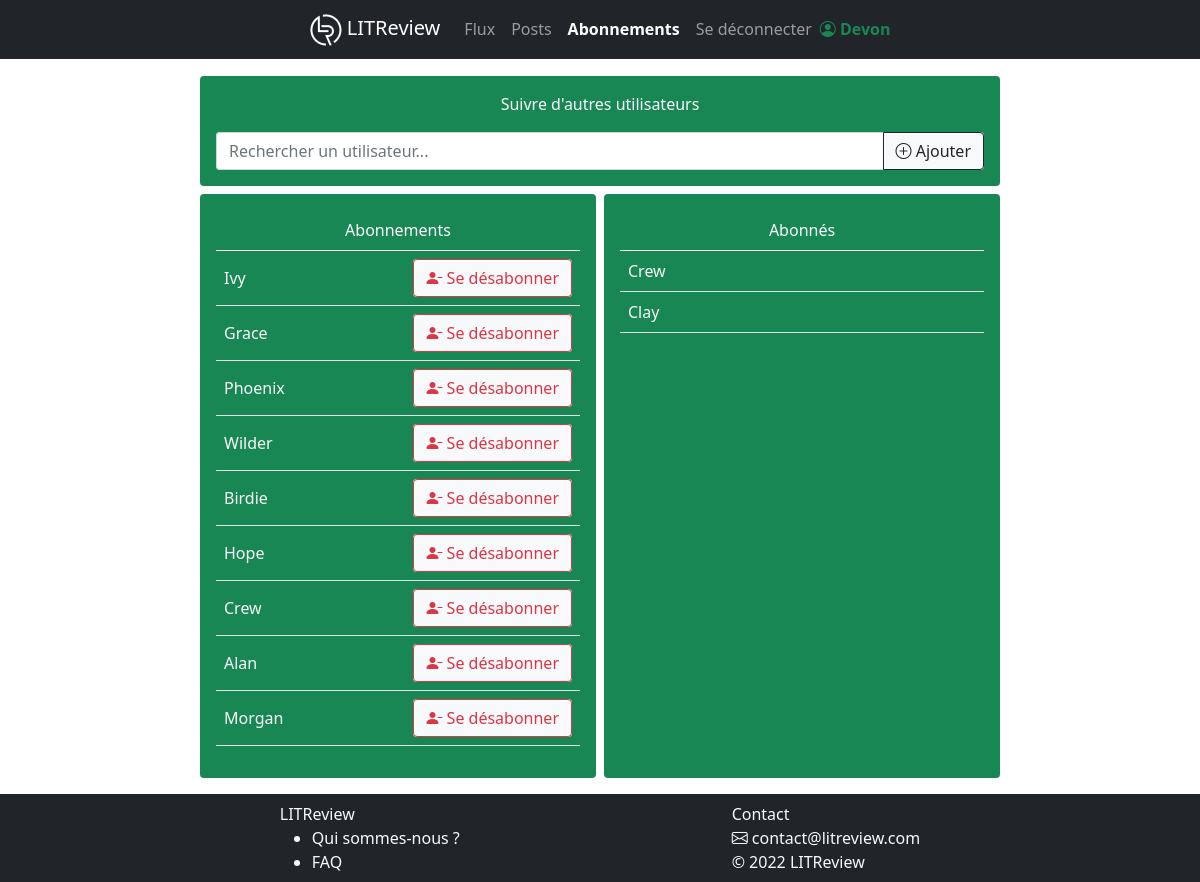
Screenshot of /follow/ (signed in) with the database file from the repository.
### authentication/models.py (models this page shows)
class User(AbstractUser):
    pass

### reviewsapp/views.py (the view, shortened to what this page needs)
# urls.py: path("follow/", reviewsapp.views.follow, name="follow"),
@login_required
def follow(request):
    all_users = get_user_model().objects.all()
    followed_users = [
        obj.followed_user
        for obj in models.UserFollows.objects.filter(user__exact=request.user)
    ]
    not_followed_users = [
        user
        for user in all_users
        if user.username != request.user.username and user not in followed_users
    ]
    followed_by = [
        obj.user
        for obj in models.UserFollows.objects.filter(followed_user__exact=request.user)
    ]
    context = {
        "followed_users": followed_users,
        "not_followed_users": not_followed_users,
        "followed_by": followed_by,
    }
    return render(request, "reviewsapp/follow.html", context=context)

### reviewsapp/templates/reviewsapp/follow.html (shortened to what this page needs)
{% extends 'base.html' %}
{% load utils %}
{% block content %}
<div class="d-flex flex-column flex-grow-1 justify-content-evenly align-items-center m-3">
  <div class="w-100 maxw-px-800 text-light p-3 bg-success rounded">
    <form method="post">
      <div class="d-flex flex-column bg-success">
        <div class="text-center">
          <p>Suivre d'autres utilisateurs</p>
        </div>
        <div class="d-flex">
          <div class="input-group bg-light rounded">
            <input type="text" class="form-control" name="followed_user" id="followed_user" placeholder="Rechercher un utilisateur..." list="searchresults" autocomplete="off" />
            <button class="btn btn-outline-dark" type="submit"><i class="bi bi-plus-circle"></i> Ajouter</button>
          </div>
        </div>
      </div>
    </form>
  </div>
  <div class="d-flex mt-2 w-100 maxw-px-800 justify-content-evenly text-light">
    <div class="w-100 bg-success rounded p-3 me-2">
      <table class="table text-light">
        <thead>
          <tr>
            <td class="text-center">Abonnements</td>
          </tr>
        </thead>
        <tbody>
          {% for instance in followed_users %}
            <tr>
              <td>
                <div class="d-flex justify-content-between align-items-center">
                  <p class="m-0">{{ instance.username }}</p>
                  {% include "reviewsapp/buttons/a_delete.html" with url_name='follow-delete' object_id=instance.id button_icon='bi bi-person-dash-fill' button_name='Se désabonner' %}
                </div>
              </td>
            </tr>
          {% endfor %}
        </tbody>
      </table>
    </div>
    <div class="w-100 bg-success rounded p-3">
      <table class="table text-light">
        <thead>
          <tr>
            <td class="text-center">Abonnés</td>
          </tr>
        </thead>
        <tbody>
          {% for instance in followed_by %}
            <tr><td>{{ instance.username }}</td></tr>
          {% endfor %}
        </tbody>
      </table>
    </div>
  </div>
</div>
{% endblock content %}

### templates/base.html (shortened to what this page needs)
{% load static %}
<!DOCTYPE html>
<html class="h-100">
   <head>
      <link rel="stylesheet" href="{% static 'css/styles.css' %}">
      <link href="https://cdn.jsdelivr.net/npm/bootstrap@5.0.2/dist/css/bootstrap.min.css" rel="stylesheet">
      <link rel="stylesheet" href="https://cdn.jsdelivr.net/npm/bootstrap-icons@1.5.0/font/bootstrap-icons.css">
   </head>
   <body class="d-flex flex-column h-100 mt-navbar">
      <header>
         <div class="d-flex fixed-top justify-content-center bg-dark">
            <nav class="navbar navbar-expand-lg navbar-dark">
               <div class="container-fluid">
                  <a class="navbar-brand" href="{% url 'home' %}"><img src="{% static 'reviewsapp/media/logo_icon_light.png' %}"> LITReview</a>
                  {%  if user.is_authenticated %}
                  <div class="collapse navbar-collapse" id="navbarSupportedContent">
                     <ul class="navbar-nav me-auto mb-2 mb-lg-0">
                        <li class="nav-item">
                           <a class="nav-link {% if request.resolver_match.url_name == 'home' %}fw-bold active{% endif %}" aria-current="page" href="{% url 'home' %}">Flux</a>
                        </li>
                        <li class="nav-item">
                           <a class="nav-link {% if request.resolver_match.url_name == 'post' %}fw-bold active{% endif %}" href="{% url 'posts' %}">Posts</a>
                        </li>
                        <li class="nav-item">
                           <a class="nav-link {% if request.resolver_match.url_name == 'follow' %}fw-bold active{% endif %}" href="{% url 'follow' %}">Abonnements</a>
                        </li>
                        <li class="nav-item">
                           <a class="nav-link" href="{% url 'logout' %}">Se déconnecter</a>
                        </li>
                     </ul>
                     <p class="text-success fw-bold m-0"><i class="bi bi-person-circle"></i> {{request.user.username}}</p>
                  </div>
                  {% endif %}
               </div>
            </nav>
         </div>
      </header>
      <main class="d-flex flex-column flex-grow-1">
         {% block content %}{% endblock content %}
      </main>
      <footer class="bg-dark text-light d-flex justify-content-evenly p-2">
         <div>
            <span>LITReview</span>
            <ul class="mb-0">
               <li>Qui sommes-nous ?</li>
               <li>FAQ</li>
            </ul>
         </div>
         <div>
            <span>Contact</span>
            <p class="m-0"><i class="bi bi-envelope"></i> contact@litreview.com</p>
            <p class="mb-0">© 2022 LITReview</p>
         </div>
      </footer>
   </body>
</html>

### reviewsapp/templates/reviewsapp/buttons/a_delete.html
<div class="bg-light rounded">
  <a class="btn btn-outline-danger" href="{% url url_name object_id|default:'' %}"><i class="{{ button_icon }}"></i> {{ button_name }}</a>
</div>

### static/css/styles.css (style rules this page uses)
.mt-navbar { margin-top: 60px; }
.maxw-px-800 { max-width: 800px; }

### rows the page displays
User: user.username "Devon"
User: username "Ivy", button_name "Se désabonner"
User: username "Grace", button_name "Se désabonner"
User: username "Phoenix", button_name "Se désabonner"
User: username "Wilder", button_name "Se désabonner"
User: username "Birdie", button_name "Se désabonner"
User: username "Hope", button_name "Se désabonner"
User: username "Crew", button_name "Se désabonner"
User: username "Alan", button_name "Se désabonner"
User: username "Morgan", button_name "Se désabonner"
User: username "Clay"
